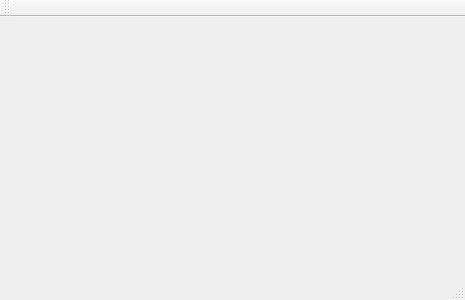
<?xml version="1.0" encoding="UTF-8"?>
<ui version="4.0">
 <class>MainWindow</class>
 <widget class="QMainWindow" name="MainWindow">
  <property name="geometry">
   <rect>
    <x>0</x>
    <y>0</y>
    <width>465</width>
    <height>300</height>
   </rect>
  </property>
  <property name="windowTitle">
   <string>MainWindow</string>
  </property>
  <widget class="QWidget" name="centralWidget"/>
  <widget class="QMenuBar" name="menuBar">
   <property name="geometry">
    <rect>
     <x>0</x>
     <y>0</y>
     <width>465</width>
     <height>21</height>
    </rect>
   </property>
  </widget>
  <widget class="QToolBar" name="mainToolBar">
   <attribute name="toolBarArea">
    <enum>TopToolBarArea</enum>
   </attribute>
   <attribute name="toolBarBreak">
    <bool>false</bool>
   </attribute>
  </widget>
  <widget class="QStatusBar" name="statusBar"/>
  <action name="actionAxles">
   <property name="checkable">
    <bool>true</bool>
   </property>
   <property name="text">
    <string>Axles</string>
   </property>
  </action>
 </widget>
 <layoutdefault spacing="6" margin="11"/>
 <resources/>
 <connections/>
</ui>
